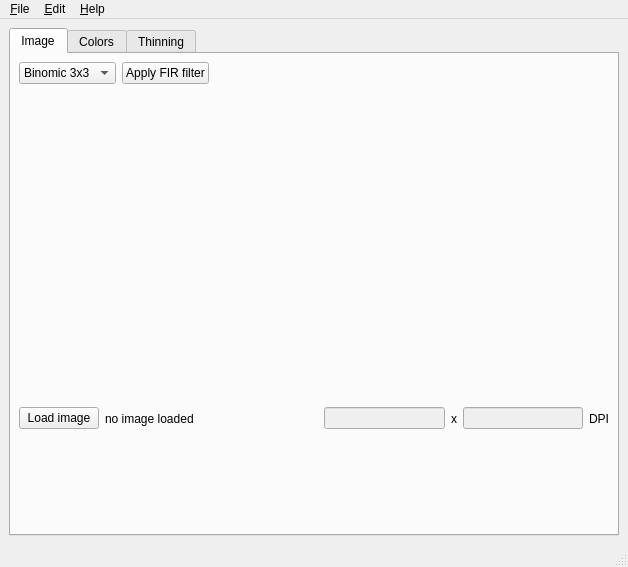
<ui version="4.0" >
 <author></author>
 <comment></comment>
 <exportmacro></exportmacro>
 <class>mainForm</class>
 <widget class="QMainWindow" name="mainForm" >
  <property name="geometry" >
   <rect>
    <x>0</x>
    <y>0</y>
    <width>558</width>
    <height>567</height>
   </rect>
  </property>
  <property name="windowTitle" >
   <string>Contour Vectorizer</string>
  </property>
  <widget class="QWidget" name="centralwidget" >
   <layout class="QVBoxLayout" >
    <property name="margin" >
     <number>9</number>
    </property>
    <property name="spacing" >
     <number>6</number>
    </property>
    <item>
     <widget class="QTabWidget" name="mainTabWidget" >
      <property name="tabShape" >
       <enum>QTabWidget::Rounded</enum>
      </property>
      <widget class="QWidget" name="imageTab" >
       <attribute name="title" >
        <string>Image</string>
       </attribute>
       <layout class="QVBoxLayout" >
        <property name="margin" >
         <number>8</number>
        </property>
        <property name="spacing" >
         <number>6</number>
        </property>
        <item>
         <layout class="QHBoxLayout" >
          <property name="margin" >
           <number>0</number>
          </property>
          <property name="spacing" >
           <number>6</number>
          </property>
          <item>
           <widget class="QComboBox" name="firFilterComboBox" >
            <item>
             <property name="text" >
              <string>Binomic 3x3</string>
             </property>
            </item>
            <item>
             <property name="text" >
              <string>Binomic 5x5</string>
             </property>
            </item>
            <item>
             <property name="text" >
              <string>Box 3x3</string>
             </property>
            </item>
            <item>
             <property name="text" >
              <string>Box 5x5</string>
             </property>
            </item>
           </widget>
          </item>
          <item>
           <widget class="QPushButton" name="applyFIRFilterPushButton" >
            <property name="text" >
             <string>Apply FIR filter</string>
            </property>
           </widget>
          </item>
          <item>
           <spacer>
            <property name="orientation" >
             <enum>Qt::Horizontal</enum>
            </property>
            <property name="sizeHint" >
             <size>
              <width>40</width>
              <height>20</height>
             </size>
            </property>
           </spacer>
          </item>
         </layout>
        </item>
        <item>
         <widget class="QImageView" name="imageView" />
        </item>
        <item>
         <layout class="QHBoxLayout" >
          <property name="margin" >
           <number>0</number>
          </property>
          <property name="spacing" >
           <number>6</number>
          </property>
          <item>
           <widget class="QPushButton" name="loadImageButton" >
            <property name="toolTip" >
             <string>Load a new raster image.</string>
            </property>
            <property name="text" >
             <string>Load image</string>
            </property>
           </widget>
          </item>
          <item>
           <widget class="QLabel" name="imageInfoLabel" >
            <property name="text" >
             <string>no image loaded</string>
            </property>
           </widget>
          </item>
          <item>
           <spacer>
            <property name="orientation" >
             <enum>Qt::Horizontal</enum>
            </property>
            <property name="sizeType" >
             <enum>QSizePolicy::Expanding</enum>
            </property>
            <property name="sizeHint" >
             <size>
              <width>124</width>
              <height>20</height>
             </size>
            </property>
           </spacer>
          </item>
          <item>
           <widget class="QLineEdit" name="xResEdit" >
            <property name="enabled" >
             <bool>false</bool>
            </property>
            <property name="sizePolicy" >
             <sizepolicy>
              <hsizetype>7</hsizetype>
              <vsizetype>0</vsizetype>
              <horstretch>0</horstretch>
              <verstretch>0</verstretch>
             </sizepolicy>
            </property>
            <property name="baseSize" >
             <size>
              <width>0</width>
              <height>0</height>
             </size>
            </property>
            <property name="text" >
             <string/>
            </property>
           </widget>
          </item>
          <item>
           <widget class="QLabel" name="label" >
            <property name="text" >
             <string>x</string>
            </property>
            <property name="textFormat" >
             <enum>Qt::PlainText</enum>
            </property>
           </widget>
          </item>
          <item>
           <widget class="QLineEdit" name="yResEdit" >
            <property name="enabled" >
             <bool>false</bool>
            </property>
            <property name="baseSize" >
             <size>
              <width>0</width>
              <height>0</height>
             </size>
            </property>
            <property name="text" >
             <string/>
            </property>
           </widget>
          </item>
          <item>
           <widget class="QLabel" name="label_2" >
            <property name="text" >
             <string>DPI</string>
            </property>
            <property name="textFormat" >
             <enum>Qt::PlainText</enum>
            </property>
           </widget>
          </item>
         </layout>
        </item>
       </layout>
      </widget>
      <widget class="QWidget" name="colorsTab" >
       <attribute name="title" >
        <string>Colors</string>
       </attribute>
       <layout class="QVBoxLayout" >
        <property name="margin" >
         <number>8</number>
        </property>
        <property name="spacing" >
         <number>6</number>
        </property>
        <item>
         <layout class="QHBoxLayout" >
          <property name="margin" >
           <number>0</number>
          </property>
          <property name="spacing" >
           <number>6</number>
          </property>
          <item>
           <widget class="QLabel" name="textLabel1" >
            <property name="text" >
             <string>Classify colors into</string>
            </property>
           </widget>
          </item>
          <item>
           <widget class="QSpinBox" name="howManyColorsSpinBox" >
            <property name="minimum" >
             <number>2</number>
            </property>
            <property name="value" >
             <number>8</number>
            </property>
           </widget>
          </item>
          <item>
           <widget class="QLabel" name="textLabel1_2" >
            <property name="text" >
             <string>groups</string>
            </property>
           </widget>
          </item>
          <item>
           <widget class="QPushButton" name="runClassificationButton" >
            <property name="toolTip" >
             <string>Run colors classification now.</string>
            </property>
            <property name="text" >
             <string>Now</string>
            </property>
            <property name="default" >
             <bool>true</bool>
            </property>
           </widget>
          </item>
          <item>
           <spacer>
            <property name="orientation" >
             <enum>Qt::Horizontal</enum>
            </property>
            <property name="sizeType" >
             <enum>QSizePolicy::Expanding</enum>
            </property>
            <property name="sizeHint" >
             <size>
              <width>51</width>
              <height>20</height>
             </size>
            </property>
           </spacer>
          </item>
          <item>
           <widget class="QPushButton" name="classificationOptionsButton" >
            <property name="toolTip" >
             <string>Set the classification options and parameters.</string>
            </property>
            <property name="text" >
             <string>Classification options</string>
            </property>
           </widget>
          </item>
          <item>
           <widget class="QPushButton" name="initialColorsButton" >
            <property name="toolTip" >
             <string>Set the initial colors - select random colors options or set the predefined ones.</string>
            </property>
            <property name="text" >
             <string>Initial colors</string>
            </property>
           </widget>
          </item>
          <item>
           <spacer>
            <property name="orientation" >
             <enum>Qt::Horizontal</enum>
            </property>
            <property name="sizeType" >
             <enum>QSizePolicy::Expanding</enum>
            </property>
            <property name="sizeHint" >
             <size>
              <width>40</width>
              <height>20</height>
             </size>
            </property>
           </spacer>
          </item>
          <item>
           <widget class="QLabel" name="learnQualityLabel" >
            <property name="text" >
             <string>LQ: -</string>
            </property>
           </widget>
          </item>
         </layout>
        </item>
        <item>
         <widget class="QGroupBox" name="colorButtonsGroup" >
          <property name="minimumSize" >
           <size>
            <width>0</width>
            <height>100</height>
           </size>
          </property>
          <property name="toolTip" >
           <string>Select colors in the image by clicking appropriate color buttons then follow to the Thinning tab.</string>
          </property>
          <property name="title" >
           <string>Colors found</string>
          </property>
          <layout class="QGridLayout" >
           <property name="margin" >
            <number>10</number>
           </property>
           <property name="spacing" >
            <number>6</number>
           </property>
          </layout>
         </widget>
        </item>
        <item>
         <widget class="QImageView" name="classifiedColorsView" />
        </item>
       </layout>
      </widget>
      <widget class="QWidget" name="thinningTab" >
       <attribute name="title" >
        <string>Thinning</string>
       </attribute>
       <layout class="QVBoxLayout" >
        <property name="margin" >
         <number>8</number>
        </property>
        <property name="spacing" >
         <number>6</number>
        </property>
        <item>
         <layout class="QHBoxLayout" >
          <property name="margin" >
           <number>0</number>
          </property>
          <property name="spacing" >
           <number>2</number>
          </property>
          <item>
           <widget class="QPushButton" name="runErosionButton" >
            <property name="toolTip" >
             <string>Perform morphological erosion. Removes border pixels of objects in the image.</string>
            </property>
            <property name="text" >
             <string>Erode</string>
            </property>
           </widget>
          </item>
          <item>
           <widget class="QPushButton" name="runDilationButton" >
            <property name="toolTip" >
             <string>Perform morphological dilation. Enlarges objects in the image by addng pixels to its border.</string>
            </property>
            <property name="text" >
             <string>Dilate</string>
            </property>
           </widget>
          </item>
          <item>
           <spacer>
            <property name="orientation" >
             <enum>Qt::Horizontal</enum>
            </property>
            <property name="sizeType" >
             <enum>QSizePolicy::Expanding</enum>
            </property>
            <property name="sizeHint" >
             <size>
              <width>100</width>
              <height>23</height>
             </size>
            </property>
           </spacer>
          </item>
          <item>
           <widget class="QPushButton" name="runThinningButton" >
            <property name="toolTip" >
             <string>Perform Rosenfeld's thinning.</string>
            </property>
            <property name="text" >
             <string>Thin lines</string>
            </property>
           </widget>
          </item>
          <item>
           <widget class="QPushButton" name="runPruningButton" >
            <property name="toolTip" >
             <string>Perform morphological pruning - line endpoint removal.</string>
            </property>
            <property name="text" >
             <string>Pruning</string>
            </property>
           </widget>
          </item>
          <item>
           <spacer>
            <property name="orientation" >
             <enum>Qt::Horizontal</enum>
            </property>
            <property name="sizeType" >
             <enum>QSizePolicy::Expanding</enum>
            </property>
            <property name="sizeHint" >
             <size>
              <width>150</width>
              <height>20</height>
             </size>
            </property>
           </spacer>
          </item>
          <item>
           <widget class="QPushButton" name="bwImageHistoryBack" >
            <property name="toolTip" >
             <string>Undo last operation.</string>
            </property>
            <property name="text" >
             <string>Undo</string>
            </property>
           </widget>
          </item>
          <item>
           <widget class="QPushButton" name="bwImageHistoryForward" >
            <property name="toolTip" >
             <string>Redo last operation.</string>
            </property>
            <property name="text" >
             <string>Redo</string>
            </property>
           </widget>
          </item>
          <item>
           <widget class="QPushButton" name="bwImageSaveButton" >
            <property name="toolTip" >
             <string>Save currently viewed image to a file.</string>
            </property>
            <property name="text" >
             <string>Save B/W image</string>
            </property>
           </widget>
          </item>
         </layout>
        </item>
        <item>
         <layout class="QHBoxLayout" >
          <property name="margin" >
           <number>0</number>
          </property>
          <property name="spacing" >
           <number>2</number>
          </property>
          <item>
           <spacer>
            <property name="orientation" >
             <enum>Qt::Horizontal</enum>
            </property>
            <property name="sizeHint" >
             <size>
              <width>40</width>
              <height>20</height>
             </size>
            </property>
           </spacer>
          </item>
          <item>
           <widget class="QPushButton" name="createVectorsButton" >
            <property name="toolTip" >
             <string>Finds straight lines in the image. Do "Thin lines" before this.</string>
            </property>
            <property name="text" >
             <string>Create vectors</string>
            </property>
            <property name="flat" >
             <bool>false</bool>
            </property>
           </widget>
          </item>
          <item>
           <widget class="QPushButton" name="setVectorizationOptionsButton" >
            <property name="toolTip" >
             <string>Set joining and speckle size options.</string>
            </property>
            <property name="text" >
             <string>Set vectorization options</string>
            </property>
            <property name="flat" >
             <bool>false</bool>
            </property>
           </widget>
          </item>
          <item>
           <widget class="QPushButton" name="saveVectorsButton" >
            <property name="enabled" >
             <bool>false</bool>
            </property>
            <property name="toolTip" >
             <string>Save current polygons into an .OCD file.</string>
            </property>
            <property name="text" >
             <string>Save vectors</string>
            </property>
            <property name="flat" >
             <bool>false</bool>
            </property>
           </widget>
          </item>
         </layout>
        </item>
        <item>
         <widget class="QPolygonsView" name="bwImageView" />
        </item>
       </layout>
      </widget>
     </widget>
    </item>
   </layout>
  </widget>
  <widget class="QMenuBar" name="menubar" >
   <property name="geometry" >
    <rect>
     <x>0</x>
     <y>0</y>
     <width>558</width>
     <height>23</height>
    </rect>
   </property>
   <widget class="QMenu" name="menu_Help" >
    <property name="title" >
     <string>&amp;Help</string>
    </property>
    <addaction name="aboutDialogAction" />
   </widget>
   <widget class="QMenu" name="menu_Edit" >
    <property name="title" >
     <string>&amp;Edit</string>
    </property>
    <addaction name="actionPaste" />
   </widget>
   <widget class="QMenu" name="menu_File" >
    <property name="title" >
     <string>&amp;File</string>
    </property>
    <widget class="QMenu" name="menuLanguage" >
     <property name="title" >
      <string>&amp;Language</string>
     </property>
    </widget>
    <addaction name="fileOpenImageAction" />
    <addaction name="openStatusDataAction" />
    <addaction name="saveStatusDataAction" />
    <addaction name="separator" />
    <addaction name="menuLanguage" />
    <addaction name="separator" />
    <addaction name="exitProgramAction" />
   </widget>
   <addaction name="menu_File" />
   <addaction name="menu_Edit" />
   <addaction name="menu_Help" />
  </widget>
  <widget class="QStatusBar" name="statusbar" >
   <property name="geometry" >
    <rect>
     <x>0</x>
     <y>549</y>
     <width>558</width>
     <height>18</height>
    </rect>
   </property>
  </widget>
  <action name="fileOpenImageAction" >
   <property name="iconText" >
    <string>Open image</string>
   </property>
   <property name="shortcut" >
    <string>Alt+I</string>
   </property>
  </action>
  <action name="exitProgramAction" >
   <property name="iconText" >
    <string>Exit</string>
   </property>
   <property name="shortcut" >
    <string>Alt+X</string>
   </property>
  </action>
  <action name="openStatusDataAction" >
   <property name="iconText" >
    <string>Open status data</string>
   </property>
   <property name="shortcut" >
    <string>Alt+D</string>
   </property>
  </action>
  <action name="saveStatusDataAction" >
   <property name="iconText" >
    <string>Save status data</string>
   </property>
   <property name="shortcut" >
    <string>Alt+S</string>
   </property>
  </action>
  <action name="aboutDialogAction" >
   <property name="iconText" >
    <string>About</string>
   </property>
  </action>
  <action name="actionPaste" >
   <property name="text" >
    <string>Paste</string>
   </property>
   <property name="toolTip" >
    <string>Paste the contents of clipboard</string>
   </property>
   <property name="statusTip" >
    <string>Paste the contents of clipboard</string>
   </property>
   <property name="whatsThis" >
    <string/>
   </property>
   <property name="shortcut" >
    <string>Ctrl+V</string>
   </property>
  </action>
 </widget>
 <pixmapfunction></pixmapfunction>
 <customwidgets>
  <customwidget>
   <class>QPolygonsView</class>
   <extends>QFrame</extends>
   <header>QPolygonsView.H</header>
   <container>0</container>
   <pixmap></pixmap>
  </customwidget>
  <customwidget>
   <class>QImageView</class>
   <extends>QFrame</extends>
   <header>QImageView.H</header>
   <container>0</container>
   <pixmap></pixmap>
  </customwidget>
 </customwidgets>
 <resources>
  <include location="cove.qrc" />
 </resources>
 <connections>
  <connection>
   <sender>xResEdit</sender>
   <signal>textEdited(QString)</signal>
   <receiver>yResEdit</receiver>
   <slot>setText(QString)</slot>
   <hints>
    <hint type="sourcelabel" >
     <x>334</x>
     <y>491</y>
    </hint>
    <hint type="destinationlabel" >
     <x>429</x>
     <y>491</y>
    </hint>
   </hints>
  </connection>
 </connections>
</ui>
